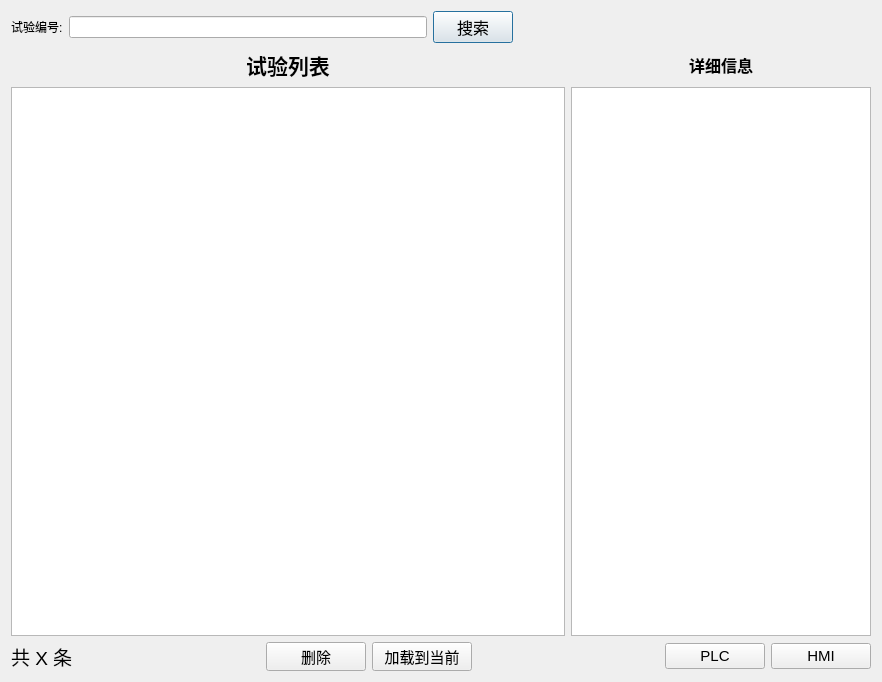
<?xml version="1.0" encoding="UTF-8"?>
<ui version="4.0">
 <class>BrowseExperimentDialog</class>
 <widget class="QDialog" name="BrowseExperimentDialog">
  <property name="geometry">
   <rect>
    <x>0</x>
    <y>0</y>
    <width>882</width>
    <height>682</height>
   </rect>
  </property>
  <property name="windowTitle">
   <string>浏览试验</string>
  </property>
  <property name="windowIcon">
   <iconset resource="themes/image.qrc">
    <normaloff>:/images/images/screen.png</normaloff>:/images/images/screen.png</iconset>
  </property>
  <layout class="QHBoxLayout" name="horizontalLayout_3">
   <item>
    <layout class="QVBoxLayout" name="verticalLayout">
     <item>
      <layout class="QHBoxLayout" name="horizontalLayout">
       <item>
        <widget class="QLabel" name="label">
         <property name="text">
          <string>试验编号:</string>
         </property>
        </widget>
       </item>
       <item>
        <widget class="QLineEdit" name="lineEdit"/>
       </item>
       <item>
        <widget class="QPushButton" name="pushButton">
         <property name="minimumSize">
          <size>
           <width>80</width>
           <height>23</height>
          </size>
         </property>
         <property name="font">
          <font>
           <pointsize>12</pointsize>
          </font>
         </property>
         <property name="text">
          <string>搜索</string>
         </property>
        </widget>
       </item>
       <item>
        <spacer name="horizontalSpacer_3">
         <property name="orientation">
          <enum>Qt::Horizontal</enum>
         </property>
         <property name="sizeHint" stdset="0">
          <size>
           <width>40</width>
           <height>20</height>
          </size>
         </property>
        </spacer>
       </item>
      </layout>
     </item>
     <item>
      <layout class="QGridLayout" name="gridLayout">
       <item row="0" column="0">
        <widget class="QLabel" name="label_2">
         <property name="font">
          <font>
           <pointsize>16</pointsize>
           <bold>true</bold>
          </font>
         </property>
         <property name="text">
          <string>&lt;html&gt;&lt;head/&gt;&lt;body&gt;&lt;p align=&quot;center&quot;&gt;试验列表&lt;/p&gt;&lt;/body&gt;&lt;/html&gt;</string>
         </property>
        </widget>
       </item>
       <item row="0" column="1">
        <widget class="QLabel" name="label_3">
         <property name="font">
          <font>
           <pointsize>12</pointsize>
           <bold>true</bold>
          </font>
         </property>
         <property name="text">
          <string>&lt;html&gt;&lt;head/&gt;&lt;body&gt;&lt;p align=&quot;center&quot;&gt;详细信息&lt;/p&gt;&lt;/body&gt;&lt;/html&gt;</string>
         </property>
        </widget>
       </item>
       <item row="1" column="0">
        <widget class="QTableView" name="tableView">
         <property name="minimumSize">
          <size>
           <width>500</width>
           <height>0</height>
          </size>
         </property>
        </widget>
       </item>
       <item row="1" column="1">
        <widget class="QTableView" name="tableView_2">
         <property name="minimumSize">
          <size>
           <width>300</width>
           <height>0</height>
          </size>
         </property>
         <property name="maximumSize">
          <size>
           <width>300</width>
           <height>16777215</height>
          </size>
         </property>
        </widget>
       </item>
      </layout>
     </item>
     <item>
      <layout class="QHBoxLayout" name="horizontalLayout_2">
       <item>
        <widget class="QLabel" name="label_4">
         <property name="font">
          <font>
           <pointsize>14</pointsize>
          </font>
         </property>
         <property name="text">
          <string>共 X 条</string>
         </property>
        </widget>
       </item>
       <item>
        <spacer name="horizontalSpacer_2">
         <property name="orientation">
          <enum>Qt::Horizontal</enum>
         </property>
         <property name="sizeHint" stdset="0">
          <size>
           <width>40</width>
           <height>20</height>
          </size>
         </property>
        </spacer>
       </item>
       <item>
        <widget class="QPushButton" name="pushButton_3">
         <property name="minimumSize">
          <size>
           <width>100</width>
           <height>23</height>
          </size>
         </property>
         <property name="font">
          <font>
           <pointsize>11</pointsize>
          </font>
         </property>
         <property name="text">
          <string>删除</string>
         </property>
        </widget>
       </item>
       <item>
        <widget class="QPushButton" name="pushButton_2">
         <property name="minimumSize">
          <size>
           <width>100</width>
           <height>23</height>
          </size>
         </property>
         <property name="font">
          <font>
           <pointsize>11</pointsize>
          </font>
         </property>
         <property name="text">
          <string>加载到当前</string>
         </property>
        </widget>
       </item>
       <item>
        <spacer name="horizontalSpacer">
         <property name="orientation">
          <enum>Qt::Horizontal</enum>
         </property>
         <property name="sizeHint" stdset="0">
          <size>
           <width>40</width>
           <height>20</height>
          </size>
         </property>
        </spacer>
       </item>
       <item>
        <widget class="QPushButton" name="pushButton_4">
         <property name="minimumSize">
          <size>
           <width>100</width>
           <height>23</height>
          </size>
         </property>
         <property name="font">
          <font>
           <pointsize>11</pointsize>
          </font>
         </property>
         <property name="text">
          <string>PLC</string>
         </property>
        </widget>
       </item>
       <item>
        <widget class="QPushButton" name="pushButton_5">
         <property name="minimumSize">
          <size>
           <width>100</width>
           <height>23</height>
          </size>
         </property>
         <property name="font">
          <font>
           <pointsize>11</pointsize>
          </font>
         </property>
         <property name="text">
          <string>HMI</string>
         </property>
        </widget>
       </item>
      </layout>
     </item>
    </layout>
   </item>
  </layout>
 </widget>
 <resources>
  <include location="themes/image.qrc"/>
 </resources>
 <connections/>
</ui>
